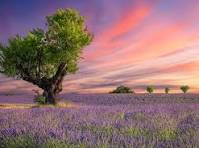
#> input picture assignment1image.jpg, 199 x 148 px
$ jupyter execute Assignment_1_Advanced_Pixel_Manipulation.ipynb   (shell and % lines are left out)
#> lines starting #> are read from the running program, lines starting #| are printed output that depends on the picture; after the words box and inside, x2 and y2 are one past the last pixel; in counts of white or black regions, pixels touching at a corner belong together
<a href="https://colab.research.google.com/github/Dana-Mutairi/advanced-pixel-manipulation/blob/main/Assignment_1_Advanced_Pixel_Manipulation.ipynb" target="_parent"></a>

# Assignment 1: Advanced Pixel-Level Manipulation

## Objective

This project demonstrates advanced pixel-level image manipulation using NumPy, PIL, and OpenCV in Google Colab.

The project includes:

- Loading, inspecting, and displaying two images.
- Direct manipulation of image matrices using NumPy.
- Cropping a 30 × 30 pixel region from a random location in Image 1.
- Pasting the cropped region into Image 2 to create Image 3.
- Converting Image 1, Image 2, and Image 3 to grayscale.
- Applying a custom sharpening kernel to Image 3.

## 1. Import Required Libraries

The project uses NumPy for array manipulation, PIL for loading images,
OpenCV for color conversion and filtering, and Matplotlib for displaying
the results.

[cell 1]
import numpy as np
import cv2
import matplotlib.pyplot as plt
from PIL import Image

[cell 2]

print("Images downloaded successfully.")

## 2. Loading, Inspecting, and Displaying the Images

Two images are loaded using PIL and converted to RGB format to ensure a
consistent three-channel color representation. Their dimensions, color
modes, NumPy shapes, data types, and pixel-value ranges are inspected
before performing any image manipulation.

[cell 3]
image1_pil = Image.open("assignment1image.jpg").convert("RGB")
#> image1_pil is the input picture: PIL image 199x148 RGB; mean R, G, B 146.2, 112.6, 114.1
image2_pil = Image.open("assignment1image2.jpg").convert("RGB")
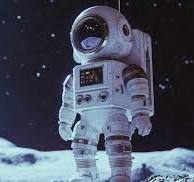
#> input picture assignment1image2.jpg, 194 x 182 px
#> image2_pil is the input picture: PIL image 194x182 RGB; mean R, G, B 73.8, 79.6, 96.3

[cell 4]
image1 = np.array(image1_pil)
image2 = np.array(image2_pil)

print("assignment1image.jpg")
print("Size (width, height):", image1_pil.size)
#| Size (width, height): (199, 148)
print("Color mode:", image1_pil.mode)
#| Color mode: RGB
print("Array shape:", image1.shape)
#| Array shape: (148, 199, 3)
print("Data type:", image1.dtype)
#| Data type: uint8
print("Pixel-value range:", image1.min(), "to", image1.max())
#| Pixel-value range: 0 to 255

print("\nassignment1image2.jpg")
print("Size (width, height):", image2_pil.size)
#| Size (width, height): (194, 182)
print("Color mode:", image2_pil.mode)
#| Color mode: RGB
print("Array shape:", image2.shape)
#| Array shape: (182, 194, 3)
print("Data type:", image2.dtype)
#| Data type: uint8
print("Pixel-value range:", image2.min(), "to", image2.max())
#| Pixel-value range: 0 to 255

[cell 5]
plt.figure(figsize=(12, 5))

# Display Image 1
plt.subplot(1, 2, 1)
plt.imshow(image1)
plt.title("Image 1")
plt.axis("off")

# Display Image 2
plt.subplot(1, 2, 2)
plt.imshow(image2)
plt.title("Image 2")
plt.axis("off")

plt.tight_layout()
plt.show()
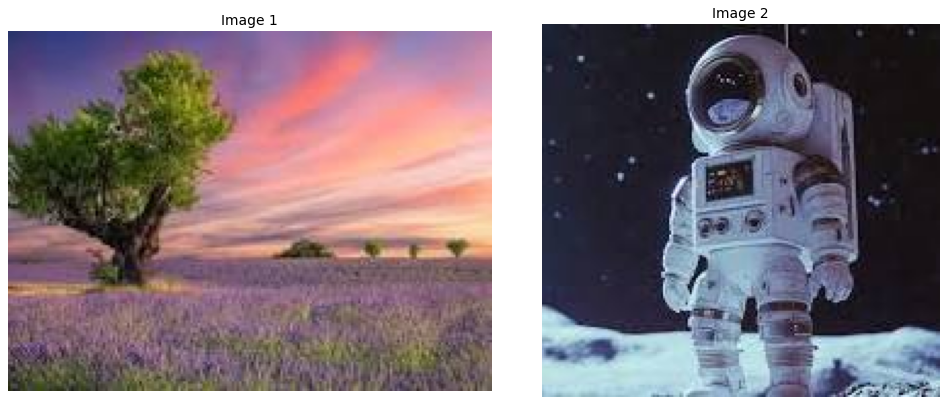
#> figure drawn by matplotlib, 2 panels

## 3. Random 30 × 30 Pixel Crop

A valid random location is generated using NumPy. A 30 × 30 pixel region is then extracted from Image 1 using array slicing.

[cell 6]
crop_size = 30

# Get Image 1 dimensions
height1, width1 = image1.shape[:2]
#> height1 = 148; width1 = 199

# Generate a random valid starting location
crop_y = np.random.randint(0, height1 - crop_size + 1)
#> crop_y = 44
crop_x = np.random.randint(0, width1 - crop_size + 1)
#> crop_x = 47

# Crop a 30 × 30 region from Image 1
cropped_region = image1[
    crop_y:crop_y + crop_size,
    crop_x:crop_x + crop_size
]
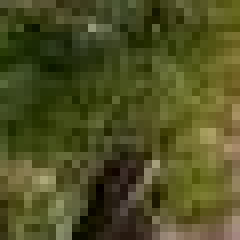
#> cropped_region: shape (30, 30, 3) (shown 8 times larger); mean R, G, B 77.9, 78.9, 34.7

print("Crop starting coordinate (x, y):", (crop_x, crop_y))
#| Crop starting coordinate (x, y): (47, 44)
print("Cropped region shape:", cropped_region.shape)
#| Cropped region shape: (30, 30, 3)

# Display the cropped region
plt.imshow(cropped_region)
plt.title("Random 30 × 30 Crop from Image 1")
plt.axis("off")
plt.show()

## 4. Creating Image 3

A copy of Image 2 is created to preserve the original image. A random valid location is generated, and the 30 × 30 region from Image 1 is pasted into the copy using NumPy array slicing. The result is named Image 3.

[cell 7]
# Create Image 3 as a separate copy of Image 2
image3 = image2.copy()

# Get the height and width of Image 3
height2, width2 = image3.shape[:2]
#> height2 = 182; width2 = 194

# Generate a valid random location for pasting
paste_y = np.random.randint(0, height2 - crop_size + 1)
#> paste_y = 117
paste_x = np.random.randint(0, width2 - crop_size + 1)
#> paste_x = 67

# Paste the cropped region into Image 3
image3[
    paste_y:paste_y + crop_size,
    paste_x:paste_x + crop_size
] = cropped_region
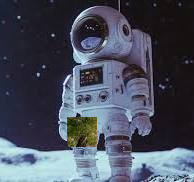
#> image3: shape (182, 194, 3); 2.55% of pixels changed, all inside (x1, y1, x2, y2) = (67, 117, 97, 147)

print("Paste starting coordinate (x, y):", (paste_x, paste_y))
#| Paste starting coordinate (x, y): (67, 117)
print("Image 3 shape:", image3.shape)
#| Image 3 shape: (182, 194, 3)

# Display Image 3
plt.figure(figsize=(7, 6))
plt.imshow(image3)
plt.title("Image 3: Crop from Image 1 Pasted into Image 2")
plt.axis("off")
plt.show()

## 5. Grayscale Conversion

Image 1, Image 2, and Image 3 are converted from the RGB color space to grayscale using OpenCV. A grayscale image contains one intensity channel instead of three RGB color channels.

[cell 8]
# Convert all three images from RGB to grayscale
gray_image1 = cv2.cvtColor(image1, cv2.COLOR_RGB2GRAY)
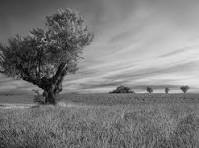
#> gray_image1: shape (148, 199); min 1, max 227, mean 122.8
gray_image2 = cv2.cvtColor(image2, cv2.COLOR_RGB2GRAY)
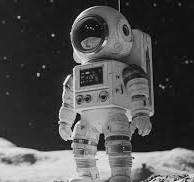
#> gray_image2: shape (182, 194); min 1, max 252, mean 79.8
gray_image3 = cv2.cvtColor(image3, cv2.COLOR_RGB2GRAY)
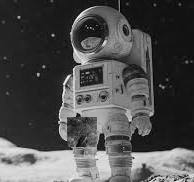
#> gray_image3: shape (182, 194); min 1, max 252, mean 78

# Inspect the grayscale image shapes
print("Grayscale Image 1 shape:", gray_image1.shape)
#| Grayscale Image 1 shape: (148, 199)
print("Grayscale Image 2 shape:", gray_image2.shape)
#| Grayscale Image 2 shape: (182, 194)
print("Grayscale Image 3 shape:", gray_image3.shape)
#| Grayscale Image 3 shape: (182, 194)

[cell 9]
plt.figure(figsize=(15, 5))

plt.subplot(1, 3, 1)
plt.imshow(gray_image1, cmap="gray")
plt.title("Grayscale Image 1")
plt.axis("off")

plt.subplot(1, 3, 2)
plt.imshow(gray_image2, cmap="gray")
plt.title("Grayscale Image 2")
plt.axis("off")

plt.subplot(1, 3, 3)
plt.imshow(gray_image3, cmap="gray")
plt.title("Grayscale Image 3")
plt.axis("off")

plt.tight_layout()
plt.show()

## 6. Sharpening Image 3

A custom 3 × 3 sharpening kernel is applied to the grayscale version of Image 3. The kernel emphasizes differences between neighboring pixels, making edges appear clearer and sharper.

[cell 10]
# Define a custom 3 × 3 sharpening kernel
sharpening_kernel = np.array([
    [ 0, -1,  0],
    [-1,  5, -1],
    [ 0, -1,  0]
])

print("Sharpening kernel:")
print(sharpening_kernel)

# Apply the kernel to grayscale Image 3
sharpened_image3 = cv2.filter2D(
    gray_image3,
    ddepth=-1,
    kernel=sharpening_kernel
)
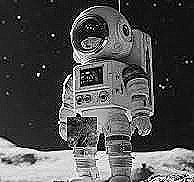
#> sharpened_image3: shape (182, 194); min 0, max 255, mean 79.9

[cell 11]
plt.figure(figsize=(12, 5))

plt.subplot(1, 2, 1)
plt.imshow(gray_image3, cmap="gray")
plt.title("Grayscale Image 3")
plt.axis("off")

plt.subplot(1, 2, 2)
plt.imshow(sharpened_image3, cmap="gray")
plt.title("Sharpened Image 3")
plt.axis("off")

plt.tight_layout()
plt.show()
